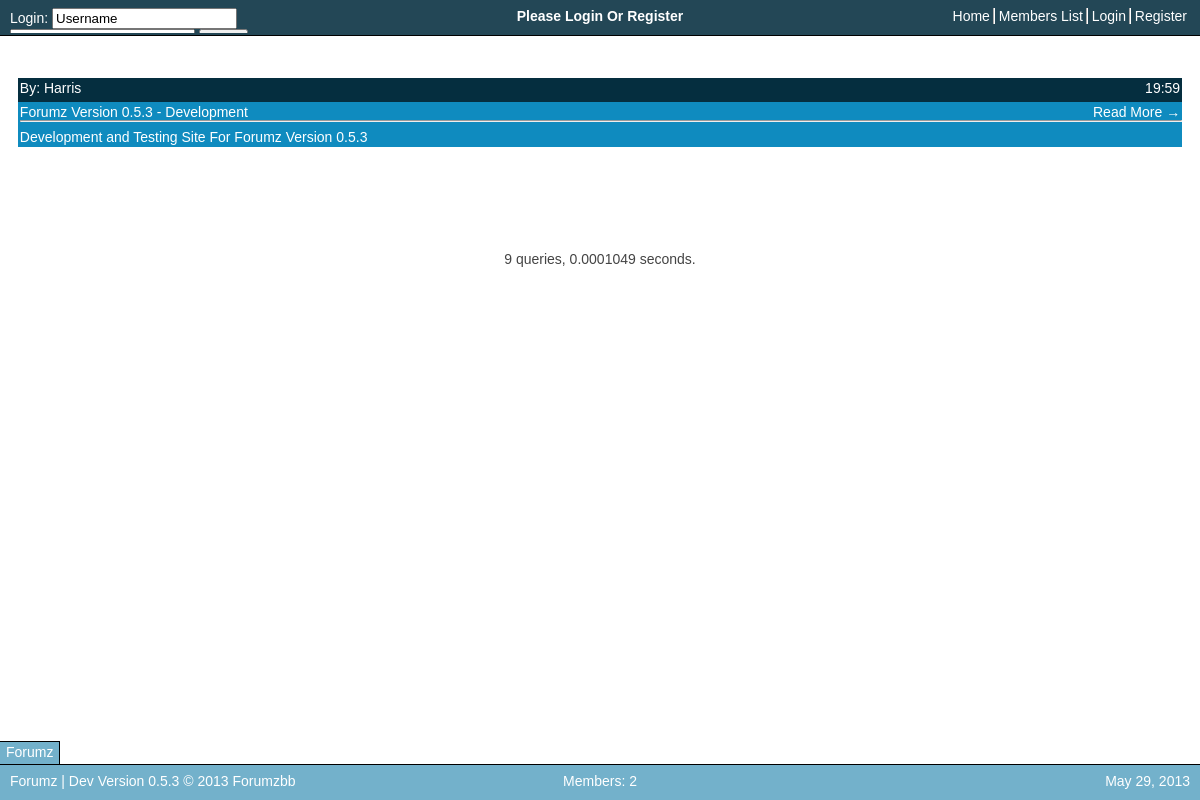
The page / on the database its author committed.
### tables this page shows
CREATE TABLE `forumzDev_navBar` (
  `navItemName` text NOT NULL,
  `navItemLink` text NOT NULL,
  `navItemOrder` text NOT NULL,
  `navItemDisplay` text NOT NULL
);

CREATE TABLE `forumzDev_blogs` (
  `ID` int(11) NOT NULL,
  `Title` text NOT NULL,
  `Author` text NOT NULL,
  `AuthorDate` text NOT NULL,
  `AuthorTime` text NOT NULL,
  `Post` text NOT NULL,
  `updateAuthor` text NOT NULL,
  `updateDate` text NOT NULL
);

CREATE TABLE `forumzDev_siteSettings` (
  `settingsProfile` text NOT NULL,
  `siteName` text NOT NULL,
  `siteMotd` text NOT NULL,
  `siteSlogan` text NOT NULL,
  `defaultTheme` text NOT NULL,
  `siteDisabled` text NOT NULL,
  `reqLogin` text NOT NULL,
  `verifyRegisterEmail` text NOT NULL,
  `verifyRegisterAdmin` text NOT NULL,
  `htmlAllowed` text NOT NULL,
  `blogEntriesPerPage` int(11) NOT NULL
);

### index.php (called while the page is built, shortened)
<?php
$mysqliServer = $_ENV['DATABASE_SERVER'];
$mysqliUser = "db166640_forumz";
$mysqliPass = "forumzbb";
$mysqliDatabase = "db166640_forumzDev";
$con = @mysqli_connect($mysqliServer, $mysqliUser, $mysqliPass, $mysqliDatabase) or die ("Site Not Setup");
$userData=$_SESSION['userData'];
if($userData['rankID']=="") {
	$userData['rankID']="0";
	$userData['loggedIn']=false;
}
if($userData['siteTheme']=="") {
	$userData['siteTheme']="SkyBlue";
}
$pageID = mysqli_real_escape_string($con,$_GET['pageID']);
displayWebsite();
?>

### Functions/forumz.databaseTools.php (called while the page is built, shortened)
<?php
	function dbQuery($sql) {
		global $con, $sqlQueries;
		$tableTitle=session_name();
		$tableTitle_from="FROM ".$tableTitle."_";
		$tableTitle_upd="UPDATE ".$tableTitle."_";
		$tableTitle_inst="INSERT INTO ".$tableTitle."_";
		$sql = str_replace("FROM ",$tableTitle_from,$sql);
		$sql = str_replace("UPDATE ",$tableTitle_upd,$sql);
		$sql = str_replace("INSERT INTO ",$tableTitle_inst,$sql);
		return mysqli_query($con, $sql);
	}
?>

### Functions/forumz.account.php (called while the page is built, shortened)
<?php
function setAccountToDefault() {
	global $userData;
	$userData['username']="Anonymous";
	$userData['loggedIn']=false;
	$userData['actID']="Anonymous";
	$userData['rankID']=0;
	$userData['email']="-";
}
?>

### Functions/forumz.ranking.php (called while the page is built, shortened)
<?php
function setUserPrivileges() {
	global $userData;
	$userRank=$userData['rankID'];
	$sql = "SELECT * FROM ranks WHERE rankID='$userRank'";
	$result = dbQuery($sql) or die ("Query failed: setUserPrivileges");
	$userData['permissions']=mysqli_fetch_array($result);
}
?>

### Themes/SkyBlue/viewBlogHome.php (called while the page is built, shortened)
<?php
display('viewHeader');
viewBlogEntries();
?>

### Functions/forumz.references.php (the view, shortened to what this page needs)
<?php
function isLoggedIn() {
	global $userData;
	return $userData['loggedIn'];
}
function display($fileName) {
	require_once('Themes/SkyBlue/'.$fileName.'.php');
}
function viewHTML($HTMLtxt) {
	echo "	".$HTMLtxt."\n";
}
?>

### Functions/forumz.breadcrumbs.php (shortened to what this page needs)
<?php
function getNumBreadcrumbs() {
	global $breadcrumbs;
	return count($breadcrumbs);
}
function addBreadcrumb($newBreadcrumbName, $newBreadcrumbLink) {
	global $breadcrumbs, $siteSettings;
	$newBreadcrumb='<a href="'.$siteSettings['siteURLShort'].$newBreadcrumbLink.'">'.$newBreadcrumbName.'</a>';
	if(!isset($breadcrumbs)) {
		$breadcrumbs=array($newBreadcrumb);
	} else {
		array_push($breadcrumbs, $newBreadcrumb);
	}
}
?>

### Functions/forumz.settings.php (shortened to what this page needs)
<?php
function loadMysqlSettings() {
	$sql = "SELECT * FROM siteSettings WHERE settingsProfile='1'";
	$result = dbQuery($sql) or die ("Query failed: getSiteSettings");
	$setting=mysqli_fetch_array($result);
	global $siteSettings;
	if($setting['siteDisabled']!="") {
		$siteSettings['siteDisabled']=true;
		$siteSettings['disabledMessage']=$setting['siteDisabled'];
	} else { $siteSettings['siteDisabled']=false; }
	$siteSettings['siteName'] = $setting['siteName'];
	$siteSettings['siteMotd'] = $setting['siteMotd'];
	$siteSettings['siteSlogan'] = $setting['siteSlogan'];
	$siteSettings['defaultTheme'] = $setting['defaultTheme'];
	$siteSettings['blogEntriesPerPage'] = $setting['blogEntriesPerPage'];
	if($setting['reqLogin']=="true") {
		$siteSettings['reqLogin'] = true;
	} else { $siteSettings['reqLogin'] = false; }
	if($setting['verifyRegisterEmail']=="true") {
		$siteSettings['verifyRegisterEmail'] = true;
	} else { $siteSettings['verifyRegisterEmail'] = false; }
	if($setting['verifyRegisterAdmin']=="true") {
		$siteSettings['verifyRegisterAdmin'] = true;
	} else { $siteSettings['verifyRegisterAdmin'] = false; }
	if($setting['htmlAllowed']=="true") {
		$siteSettings['htmlAllowed'] = true;
	} else { $siteSettings['htmlAllowed'] = false; }
}
function setupSiteURLs() {
	global $siteSettings;
	$siteSettings['siteURLShort']="/";
	$siteSettings['siteURLLong']="http://".$_SERVER['SERVER_NAME'].$siteSettings['siteURLShort'];
}
function displayNavBar() {
	global $siteSettings;
	if(isLoggedIn()) {
		$sql="SELECT * FROM navBar WHERE navItemDisplay='loggedIn' ORDER BY navItemOrder";
	} else {
		$sql="SELECT * FROM navBar WHERE navItemDisplay='loggedOut' ORDER BY navItemOrder";
	}
	$result = dbQuery($sql) or die ("Query failed: displayNavBar");
	while($navItem = mysqli_fetch_array($result)) {
		$navLink = $siteSettings['siteURLShort'].$navItem['navItemLink']."/";
		displayNavItem($navLink,$navItem['navItemName']);
	}
}
?>

### Functions/forumz.blog.php (shortened to what this page needs)
<?php
function getBlogEntries($startID, $entriesPerPage) {
	$sql = "SELECT * FROM blogs WHERE ID>0 ORDER BY ID DESC LIMIT $startID,$entriesPerPage";
	$result = dbQuery($sql) or die ("Query failed: getBlogEntries");
	return $result;
}
function viewBlogEntries() {
	global $siteSettings, $pageID;
	if($pageID<1) { $pageID=1; }
	$blogEntriesPerPage=$siteSettings['blogEntriesPerPage'];
	$startID=$blogEntriesPerPage*($pageID-1);
	$blogEntries=getBlogEntries($startID,$blogEntriesPerPage);
	while($entry = mysqli_fetch_array($blogEntries)) {
		$blogLink=$siteSettings['siteURLShort']."blog/".$entry['ID'];
		$postDateOrTime=$entry['AuthorDate'];
		if($postDateOrTime=returnDateShort()) {
			$postDateOrTime=$entry['AuthorTime'];
		}
		displayHomePageBlogEntry(getMemberName($entry['Author']),$postDateOrTime,$entry['Title'],$entry['Post'],$blogLink);
	}
}
?>

### Themes/Defaults/breadcrumbs.php
<?php
function viewBreadcrumbs() {
	$numBreadcrumbs=getNumBreadcrumbs();
	for($i=0;$i<$numBreadcrumbs;$i++) {
		if($i==0) {
			viewHTML(getBreadcrumb($i));
		} else {
			viewHTML(" -> ".getBreadcrumb($i));
		}
	}
}
?>

### Themes/SkyBlue/SkyBlue.css (style rules this page uses)
html, body { background-color: #FFFFFF; font-family: Arial, Helvetica, sans-serif; color: #444444; font-size: 14px; padding-top: 35px; padding-bottom: 35px; text-align: center; }
a { text-decoration: none; color: #FFFFFF; }
hr { width: 100%; }
.headFootLeftSide { text-align: left; float: left; width: 30%; overflow: hidden; padding-left: 10px; height: 25px; padding-top: 8px; }
.singleLineLoginField { display: inline; }
.navItemLink { border-right: 2px groove #FFFFFF; padding-right: 3px; }
.navItemLink:last-child { border-right: none; }
.headFootCenter { text-align: center; float: center; overflow: hidden; height: 25px; padding-top: 8px; margin-left: 10px; margin-right: 10px; }
.headFootRightSide { text-align: right; float: right; width: 30%; overflow: hidden; padding-right: 10px; height: 25px; padding-top: 8px; }
.FullWidthPostHead { width: 98%; margin-left: auto; margin-right: auto; height: 20px; color: #FFFFFF; padding: 2px; background-color: #052E3F; overflow: hidden; text-align: center; }
.FullWidthPostRow { width: 98%; margin-left: auto; margin-right: auto; padding: 2px; color: #FFFFFF; overflow: hidden; text-align: left; margin-bottom: 10px; }
.FullWidthTableRow:nth-child(odd) .TableRowColumn, .FullWidthPostRow:nth-child(4n+2) { background-color: #0F8BBF; }
.floatLeft { float:left; text-align: left; }
.floatRight { float:right; text-align: right; }
.pageChangeBtns { color: #FFFFFF; font-size: 14px; margin-top: 20px; width: 98%; height: 52px; margin-left: auto; margin-right: auto; }

### rows shown on the page
forumzdev_navbar: HTMLtxt "Home"
forumzdev_navbar: HTMLtxt "Members List"
forumzdev_navbar: HTMLtxt "Login"
forumzdev_navbar: HTMLtxt "Register"
forumzdev_blogs: HTMLtxt "By: Harris 19:59 Forumz Version 0.5.3 - Development Read More → Development and Testing Site For Forumz Version 0.5.3"
forumzdev_sitesettings: siteName "Forumz"

### other values the page prints
$HTMLtxt "Login: Please Login Or Register Forumz | Dev Version 0.5.3 © 2013 Forumzbb May 29, 2013 Members: 2"
getPageLoadInfo() "9 queries, 0.0001049 seconds."
